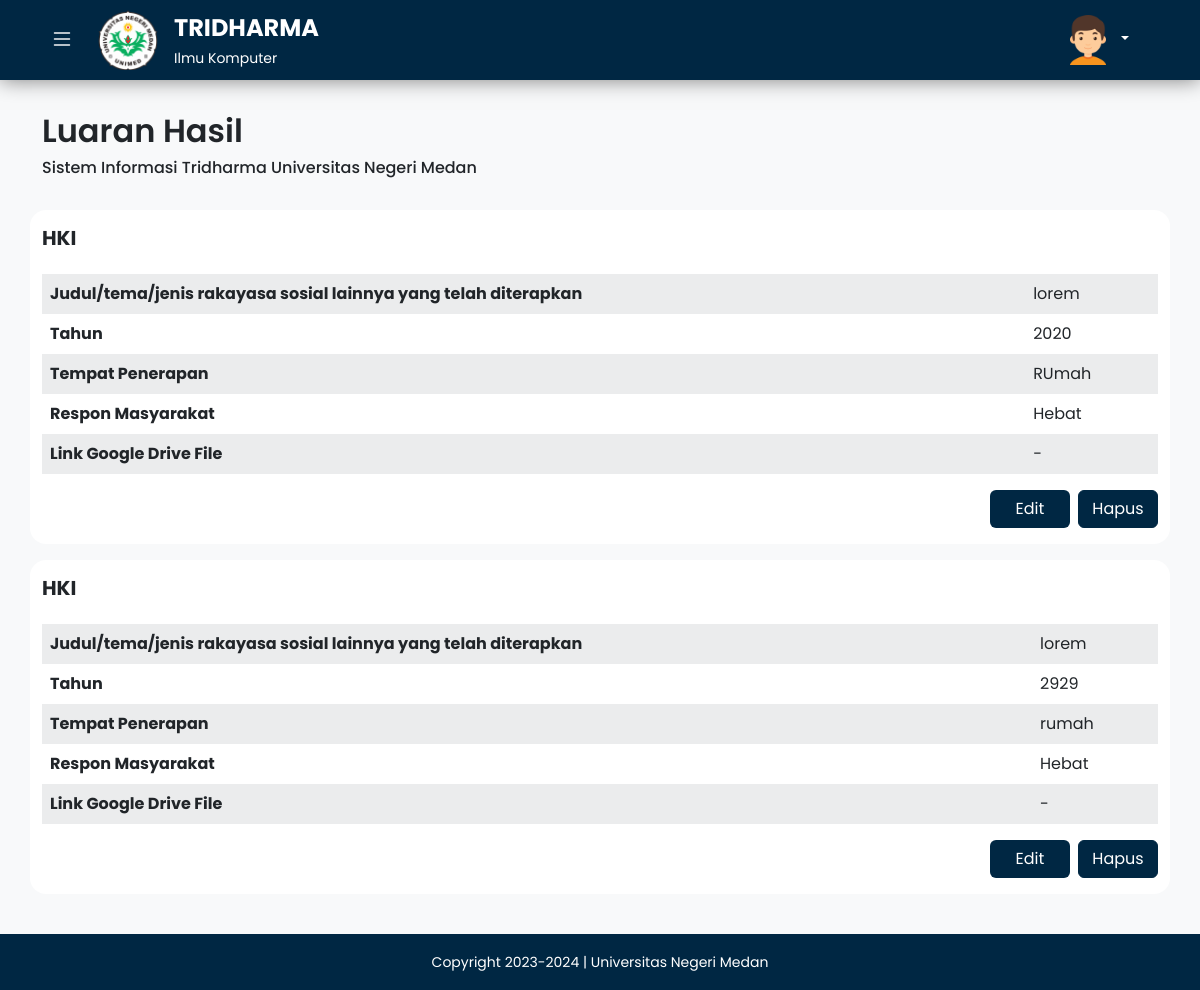
The app's page /admin/hki_detail.php?id_dosen=5 (signed in) with its own data.
### tables this page shows
CREATE TABLE `tb_hki` (
  `id_hki` int NOT NULL,
  `judul_hki` varchar(255) DEFAULT NULL,
  `tahun` int DEFAULT NULL,
  `tempat_penerapan` varchar(50) DEFAULT NULL,
  `respon_masyarakat` varchar(255) DEFAULT NULL,
  `link_file` varchar(255) DEFAULT NULL,
  `id_dosen` int NOT NULL
);

### admin/hki_detail.php (the view, shortened to what this page needs)
<?php
include('../config/functions/functionHki.php');
$id = $_GET['id_dosen'];
$result = mysqli_query($conn, "SELECT * FROM tb_hki INNER JOIN tb_dosen ON tb_hki.id_dosen=tb_dosen.id_dosen WHERE tb_hki.id_dosen = $id");
?>
<!DOCTYPE html>
<html lang="en">
  <head>
    <?php include ('../app/layouts/layout_admin/link_admin.php'); ?>
  </head>
  <body>
    <div class="wrapper-content">
      <?php include ('../app/layouts/layout_admin/navbar_admin.php'); ?>
      <main>
        <div class="main-wrapper d-flex">
          <section class="main-content w-100 bg-light">
            <div class="container py-4">
              <div
                class="row makalah-title justify-content-center mb-2 mb-lg-3"
              >
                <div class="col-11 col-lg-12">
                  <div class="makalah-title-wrapper py-2">
                    <h2 class="fw-semibold">Luaran Hasil</h2>
                    <h6 class="text">
                      Sistem Informasi Tridharma Universitas Negeri Medan
                    </h6>
                  </div>
                </div>
              </div>
              <div class="row table-haki-section justify-content-center">
                <?php while ($data = mysqli_fetch_array($result)) { ?>
                <div class="col-11 col-lg-12 haki-table-wrapper py-3 rounded-4 mb-3">
                  <div class="row heading-haki mb-3">
                    <div class="col-lg-12">
                      <h5 class="fw-bold">HKI</h5>
                    </div>
                  </div>
                  <div class="row table-section">
                    <div class="col-lg-12">
                      <div class="table-responsive">
                        <table class="table table-striped table-borderless">
                          <tbody>
                            <tr>
                              <th>
                                Judul/tema/jenis rakayasa sosial lainnya yang
                                telah diterapkan
                              </th>
                              <td><?= $data['judul_hki']; ?></td>
                            </tr>
                            <tr>
                              <th>Tahun</th>
                              <td><?= $data['tahun']; ?></td>
                            </tr>
                            <tr>
                              <th>Tempat Penerapan</th>
                              <td><?= $data['tempat_penerapan']; ?></td>
                            </tr>
                            <tr>
                              <th>Respon Masyarakat</th>
                              <td><?= $data['respon_masyarakat']; ?></td>
                            </tr>
                            <tr>
                              <th>Link Google Drive File</th>
                              <td><?= $data['link_file']; ?></td>
                            </tr>
                          </tbody>
                        </table>
                      </div>
                    </div>
                  </div>
                  <div class="row button">
                    <div class="col-12 d-flex justify-content-end">
                      <div class="button-edit-wrapper me-2" style="width: 5em">
                        <a
                          href="hki_ubah.php?id_hki=<?= $data['id_hki']; ?>"
                          class="btn-blue btn w-100"
                          style="background-color: #002743; color: white"
                          >Edit</a
                        >
                      </div>
                      <div class="button-hapus-wrapper" style="width: 5em">
                        <a
                          href="hki_hapus.php?id_hki=<?= $data['id_hki']; ?>"
                          class="btn-blue btn w-100"
                          style="border: 1px solid #002743"
                          onclick="return confirm('Yakin?')"
                          >Hapus</a
                        >
                      </div>
                    </div>
                  </div>
                </div>
                    <?php } ?>
            </div>
            </div>
          </section>
        </div>
      </main>
      <?php include ('../app/layouts/layout_admin/footer_admin.php'); ?>
    </div>
  </body>
</html>

### app/assets/css/style.css (style rules this page uses)
.btn-blue { background-color: #002743; color: white; }
* { margin: 0; padding: 0; box-sizing: border-box; font-family: "Poppins", sans-serif; }
.main-wrapper { position: relative; }
.main-wrapper .main-content { min-height: 100vh; }
.table-striped > tbody > tr:nth-child(odd) > td, .table-striped > tbody > tr:nth-child(odd) > th { background-color: #f8f9fa !important; }
.main-content .container .table-haki-section .haki-table-wrapper { background-color: white; }

### records on screen
tb_hki: judul_hki "lorem", tahun "2020", tempat_penerapan "RUmah", respon_masyarakat "Hebat", link_file "-"
tb_hki: judul_hki "lorem", tahun "2929", tempat_penerapan "rumah", respon_masyarakat "Hebat", link_file "-"
